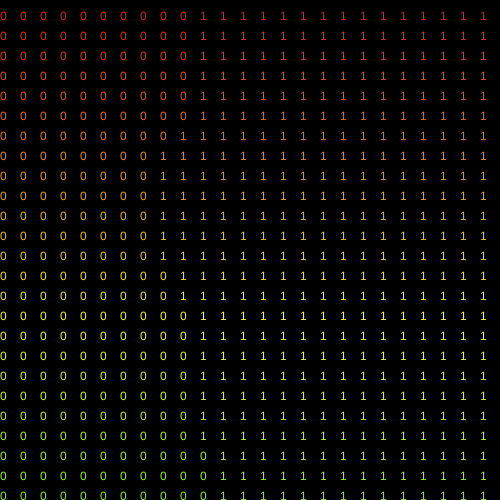
Frame 1 (no input)
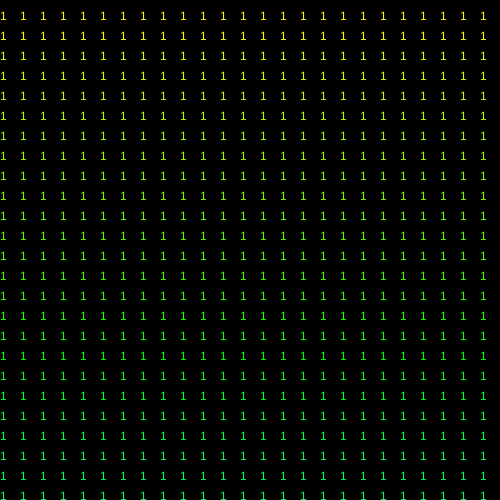
Frame 60 (no input)
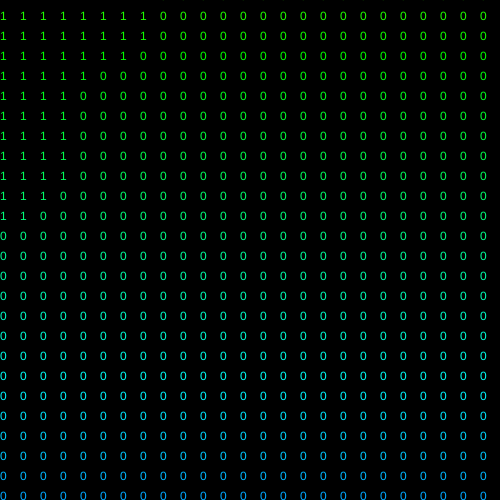
Frame 120 (the mouse pressed at the canvas centre since frame 60)

The p5.js sketch that drew these frames (run headless with seeded random() and noise() and a simulated clock; from frame 60 on, the mouse is pressed at the canvas centre):

// p5.js sketch
// ── sketch.js
// HSBNoise (p5.js 2.3.4 port of a #p5t Processing sketch)
// https://github.com/madparker/-p5t/blob/main/%23p5t/ArtSketch/07_09_2020/HSBNoise/HSBNoise.pde
// #p5t/ArtSketch/07_09_2020/HSBNoise/HSBNoise.pde

let c = 0,
  f = 0;

function setup() {
  createCanvas(500, 500);
  colorMode(HSB, 99);
}

function draw() {
  f++;
  background(0); // clear()
  // The original looped i and j to 99, but only 0..25 land on the 500px
  // canvas; stopping there draws the same image far faster in the browser.
  for (let i = 0; i < 26; i++) {
    for (let j = 0; j < 26; j++, c = 0) {
      fill((j + f / 4) % 99, 99, 99);
      let r = noise((i + f / 2) / 40, j / 40);
      if (r < 0.5) c = 1;
      text(c, i * 20, j * 20);
    }
  }
}

//Never use frameCount, make int f instead, saves chars
//Use for loop to reset vars
//if using color mode, use 99, saves chars
//text gets you shapes with strokes and no fills (but uses fill color)

// ---- Original Processing source: #p5t/ArtSketch/07_09_2020/HSBNoise/HSBNoise.pde
/*
int c,f;
public void setup(){
  size(500,500);
  colorMode(HSB,99);
}
public void draw(){f++;
  clear();
  for (int i=0;i<99;i++){
    for(int j=0;j<99;j++,c=0){
      fill((j+f/4f)%99,99,99);
      float r=noise((i+f/2f)/40f,j/40f);
      if(r<.5)c=1;
      text(c,i*20,j*20);}}}
      
//Never use frameCount, make int f instead, saves chars
//Use for loop to reset vars
//if using color mode, use 99, saves chars
//text gets you shapes with strokes and no fills (but uses fill color)
*/
